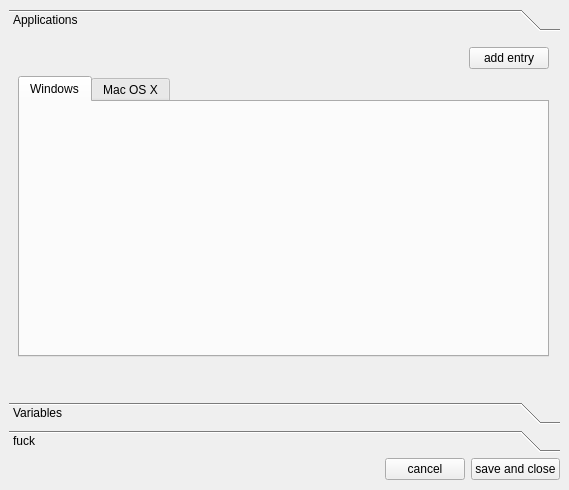
<?xml version="1.0" encoding="UTF-8"?>
<ui version="4.0">
 <class>Form</class>
 <widget class="QWidget" name="Form">
  <property name="geometry">
   <rect>
    <x>0</x>
    <y>0</y>
    <width>569</width>
    <height>490</height>
   </rect>
  </property>
  <property name="windowTitle">
   <string>Form</string>
  </property>
  <widget class="QWidget" name="gridLayoutWidget">
   <property name="geometry">
    <rect>
     <x>9</x>
     <y>9</y>
     <width>551</width>
     <height>471</height>
    </rect>
   </property>
   <layout class="QGridLayout" name="gridLayout">
    <item row="0" column="0">
     <widget class="QToolBox" name="toolBox">
      <property name="currentIndex">
       <number>0</number>
      </property>
      <widget class="QWidget" name="configurationPage0">
       <property name="geometry">
        <rect>
         <x>0</x>
         <y>0</y>
         <width>549</width>
         <height>357</height>
        </rect>
       </property>
       <attribute name="label">
        <string>Applications</string>
       </attribute>
       <widget class="QWidget" name="gridLayoutWidget_2">
        <property name="geometry">
         <rect>
          <x>9</x>
          <y>39</y>
          <width>531</width>
          <height>281</height>
         </rect>
        </property>
        <layout class="QGridLayout" name="gridLayout_2">
         <item row="0" column="0">
          <widget class="QTabWidget" name="applicationsTabWidget">
           <property name="currentIndex">
            <number>0</number>
           </property>
           <widget class="QWidget" name="tab">
            <attribute name="title">
             <string>Windows</string>
            </attribute>
           </widget>
           <widget class="QWidget" name="tab_2">
            <attribute name="title">
             <string>Mac OS X</string>
            </attribute>
           </widget>
          </widget>
         </item>
        </layout>
       </widget>
       <widget class="QWidget" name="gridLayoutWidget_5">
        <property name="geometry">
         <rect>
          <x>9</x>
          <y>9</y>
          <width>531</width>
          <height>25</height>
         </rect>
        </property>
        <layout class="QGridLayout" name="gridLayout_7">
         <item row="0" column="0">
          <spacer name="horizontalSpacer_2">
           <property name="orientation">
            <enum>Qt::Horizontal</enum>
           </property>
           <property name="sizeHint" stdset="0">
            <size>
             <width>40</width>
             <height>20</height>
            </size>
           </property>
          </spacer>
         </item>
         <item row="0" column="1">
          <widget class="QPushButton" name="pushButton_3">
           <property name="text">
            <string>add entry</string>
           </property>
          </widget>
         </item>
        </layout>
       </widget>
      </widget>
      <widget class="QWidget" name="configurationPage1">
       <property name="geometry">
        <rect>
         <x>0</x>
         <y>0</y>
         <width>549</width>
         <height>357</height>
        </rect>
       </property>
       <attribute name="label">
        <string>Variables</string>
       </attribute>
       <widget class="QWidget" name="gridLayoutWidget_3">
        <property name="geometry">
         <rect>
          <x>9</x>
          <y>9</y>
          <width>531</width>
          <height>311</height>
         </rect>
        </property>
        <layout class="QGridLayout" name="gridLayout_3"/>
       </widget>
      </widget>
      <widget class="QWidget" name="configurationPage0_2">
       <property name="geometry">
        <rect>
         <x>0</x>
         <y>0</y>
         <width>549</width>
         <height>357</height>
        </rect>
       </property>
       <attribute name="label">
        <string>fuck</string>
       </attribute>
       <widget class="QWidget" name="gridLayoutWidget_4">
        <property name="geometry">
         <rect>
          <x>9</x>
          <y>9</y>
          <width>531</width>
          <height>311</height>
         </rect>
        </property>
        <layout class="QGridLayout" name="gridLayout_4"/>
       </widget>
      </widget>
     </widget>
    </item>
    <item row="1" column="0" rowspan="2">
     <layout class="QHBoxLayout" name="horizontalLayout">
      <item>
       <spacer name="horizontalSpacer">
        <property name="orientation">
         <enum>Qt::Horizontal</enum>
        </property>
        <property name="sizeHint" stdset="0">
         <size>
          <width>40</width>
          <height>20</height>
         </size>
        </property>
       </spacer>
      </item>
      <item>
       <widget class="QPushButton" name="pushButton">
        <property name="text">
         <string>cancel</string>
        </property>
       </widget>
      </item>
      <item>
       <widget class="QPushButton" name="pushButton_2">
        <property name="text">
         <string>save and close</string>
        </property>
       </widget>
      </item>
     </layout>
    </item>
   </layout>
  </widget>
 </widget>
 <resources/>
 <connections/>
</ui>
